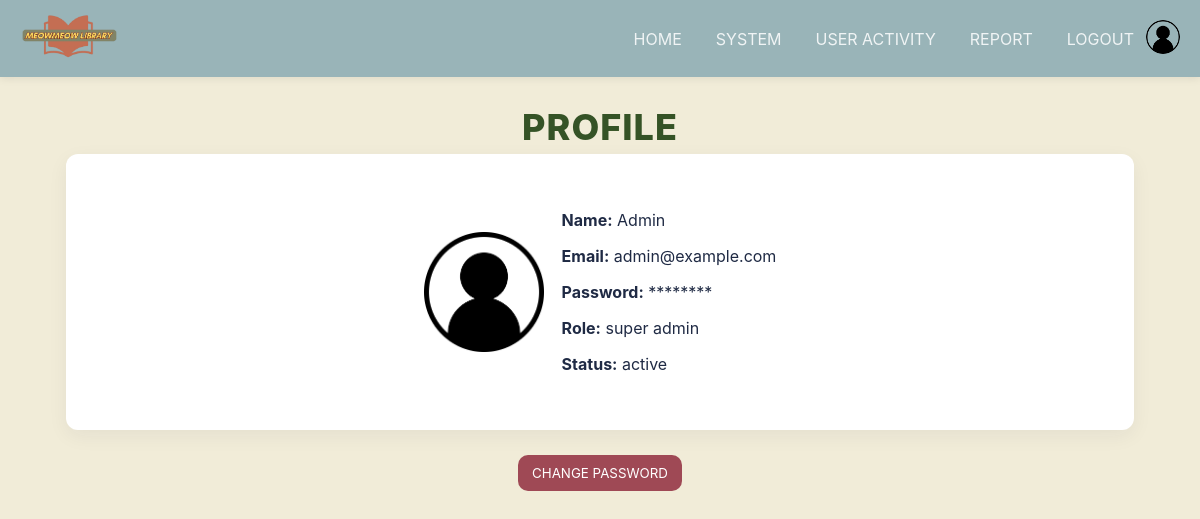
/superadmin/profile.php (signed in), run on the app's committed database.
### tables this page shows
CREATE TABLE `user` (
  `User_ID` bigint(11) NOT NULL,
  `Name` varchar(100) NOT NULL,
  `Email` varchar(100) NOT NULL,
  `PasswordHash` varchar(255) NOT NULL,
  `Role` enum('student','admin','super admin') NOT NULL DEFAULT 'student',
  `Status` enum('active','blacklisted') NOT NULL DEFAULT 'active',
  `Cancellation_Count` int(11) NOT NULL DEFAULT '0',
  `Verify_Status` enum('pending','verified','rejected') NOT NULL DEFAULT 'pending',
  `Profile_Image` varchar(255) DEFAULT NULL
);

### superadmin/profile.php (the view, shortened to what this page needs)
<?php
require "db.php";
$user_id = $_SESSION['user_id'];
$sql = "SELECT Name, Email, PasswordHash, Role, Status FROM user WHERE User_ID=?";
$stmt = $conn->prepare($sql);
$stmt->bind_param("i", $user_id);
$stmt->execute();
$result = $stmt->get_result();
$user = $result->fetch_assoc();
$user_picture = "image2.png";
$show_form = false;
?>
<!doctype html>
<html lang="en">
<head>
  <link rel="stylesheet" href="c11.css">
</head>
<body>
<?php include 'header.php'; ?>
<main class="container">
  <h1 class="login-heading">PROFILE</h1>
  <div class="page-box profile-box">
    <div class="profile-card profile-center">
      <img src="<?= $user_picture ?>" class="profile-large" alt="profile">
      <div class="profile-info">
        <p><strong>Name:</strong> <?= htmlspecialchars($user['Name']) ?></p>
        <p><strong>Email:</strong> <?= htmlspecialchars($user['Email']) ?></p>
        <p><strong>Password:</strong> ********</p>
        <p><strong>Role:</strong> <?= htmlspecialchars($user['Role']) ?></p>
        <p><strong>Status:</strong> <?= htmlspecialchars($user['Status']) ?></p>
      </div>
    </div>
  </div>
  <div class="controls">
    <?php if (!$show_form): ?>
      <form method="post">
        <button name="show_change_form" class="btn pnk">CHANGE PASSWORD</button>
      </form>
    <?php endif; ?>
  </div>
</main>
</body>
</html>

### superadmin/c11.css (style rules this page uses)
:root { --bg:#f1ecd8; --card:#ffffff; --primary:#355326; --dark:#1f2a44; --muted:#77809a; --danger:#9f4955; --edit:#cb7e5b; --pink: #9f4955; }
* { box-sizing:border-box;font-family:Inter,ui-sans-serif,system-ui,-apple-system,"Segoe UI",Roboto,"Helvetica Neue",Arial; }
body { margin:0;background:var(--bg);color:var(--dark); }
.container { max-width:1100px;margin:28px auto;padding:0 16px;align-items: center; }
.page-box { background:var(--card); align-items:center; padding:20px;border-radius:12px;box-shadow:0 6px 20px rgba(31,42,68,0.06); }
.btn { display:inline-block;padding:10px 14px;border-radius:10px;text-decoration:none;border:none;background:transparent;cursor:pointer; }
.btn.pnk { background:linear-gradient(180deg,var(--pink),#9f4955);color:white }
.profile-box .profile-card { display:flex;gap:18px;align-items:center }
.profile-large { width:110px;height:110px;border-radius:12px;object-fit:cover }
.login-heading { font-size: 36px; color: #355326; font-weight: 800; margin-bottom: 5px; letter-spacing: 1px; text-align: center; }
.controls { display: flex !important; justify-content: center !important; align-items: center !important; gap: 15px !important; width: 100% !important; margin-top: 25px !important; text-align: center !important; }
.controls button, .controls a { margin: 0 6px !important; }
.profile-center { display: flex; flex-direction: row; align-items: center; justify-content: center; gap: 30px; flex-wrap: wrap; text-align: left; padding: 20px; }
.profile-center img.profile-large { width: 120px; height: 120px; border-radius: 12px; object-fit: cover; }

### data on the page
user: Name "Admin", Email "admin@example.com", Role "super admin", Status "active"
